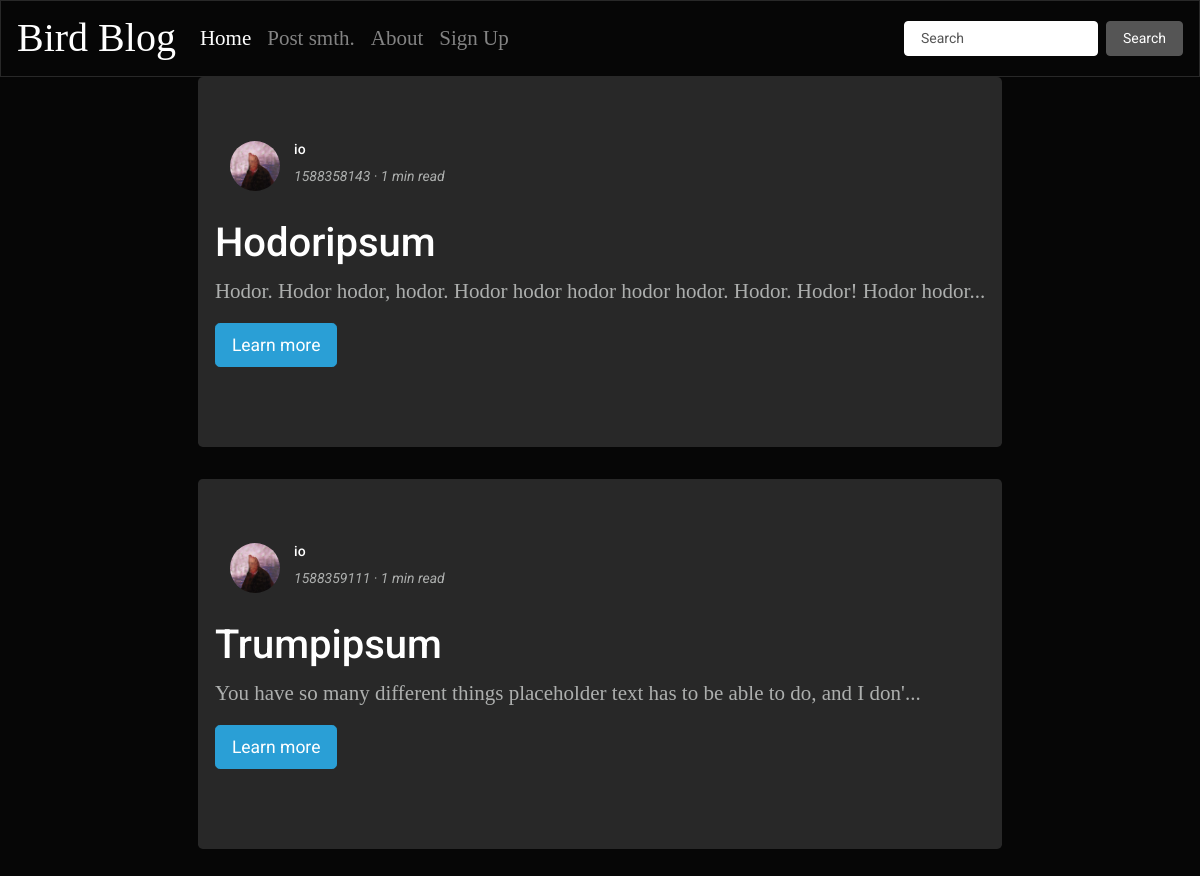
/index, run on the app's committed database.
### tables this page shows
CREATE TABLE "texts" (
	"ID"	INTEGER,
	"textName"	TEXT,
	"textContent"	TEXT,
	"author"	TEXT,
	"date"	TEXT,
	"rating"	INTEGER,
	"dateComputer"	INTEGER
);

### server.py (the view)
@app.route('/')
@app.route('/index')
def main():
    f = open("dev_output.txt", "a")
    connTexts = sqlite3.connect("texts.db")
    g = connTexts.cursor()
    conn = sqlite3.connect("userData.db")
    c = conn.cursor()
    latestPosts = g.execute("SELECT * FROM `texts` ORDER BY date ASC LIMIT 5;")
    latestPosts = latestPosts.fetchall()
    conn.commit()
    conn.close()
    connTexts.commit()
    connTexts.close()
    f.close()
    return render_template("index.html", fullPostData=latestPosts)

### templates/index.html (shortened to what this page needs)
<!DOCTYPE html>
<html lang="en">
<head>
    {% set titleName = "index"  %}
    {% include '/styles.html' %}
</head>
<body>
    {% include 'header.html' %}
    <div class="row mb-5" >
        <div class="col-md"></div>
            <div class = "center-block" >
                {% block poster %}
                {% for post in fullPostData %}
                    <div class = "jumbotron">
                        <div class = "row">
                            <div class="col-md-1">
                                <img src = "static/images/users/{{post[3]}}.jpg" alt="" class="round" width="50" height="50">
                            </div>
                            <div class="col-md-5">
                                <h6>{{ post[3] }}</h6>
                                <p><i>{{ post[4] }} · {{(post|length / 1500)|round(0, "ceil")|int}} min read</i></p>
                            </div>
                        </div>
                        <div class = "row">
                            <p><h3>{{ post[1] }}</h3></p>
                        </div>
                        <div class = "row">
                            {% if post[2]|length > 83 %}
                                <p class = "serif">{{ post[2][:83] }}...</p>
                            {% else %}
                                <p class = "serif">{{ post[2]}}...</p>
                            {% endif %}
                        </div>
                        <div class = "row">
                            <p class="lead">
                                <a class="btn btn-primary btn-lg" href="/texts/{{post[0]}}" role="button">Learn more</a>
                            </p>
                        </div>
                    </div>
                {% endfor %}
                {% endblock %}
            </div>
        <div class="col-md"></div>
    </div>
</body>
</html>

### templates/styles.html (style rules this page uses)
.serif { font-family: Georgia, 'Times New Roman', Times, serif; font-size: 21px; line-height: 32px; font-weight: 400; }
.round { border-radius: 100px; }
html, body { max-width: 100%; overflow-x: hidden; }
a { background: linear-gradient( to bottom, var(--mainColor) 0%, var(--mainColor) 100% ); background-position: 0 100%; background-repeat: repeat-x; background-size: 4px 4px; color: #000; text-decoration: none; transition: background-size .2s; }

### data on the page
texts: author "io", date "1588358143", value "1", textName "Hodoripsum", textContent "Hodor. Hodor hodor, hodor. Hodor hodor hodor hodor hodor. Hodor. Hodor! Hodor hodor"
texts: author "io", date "1588359111", value "1", textName "Trumpipsum", textContent "You have so many different things placeholder text has to be able to do, and I don'"
